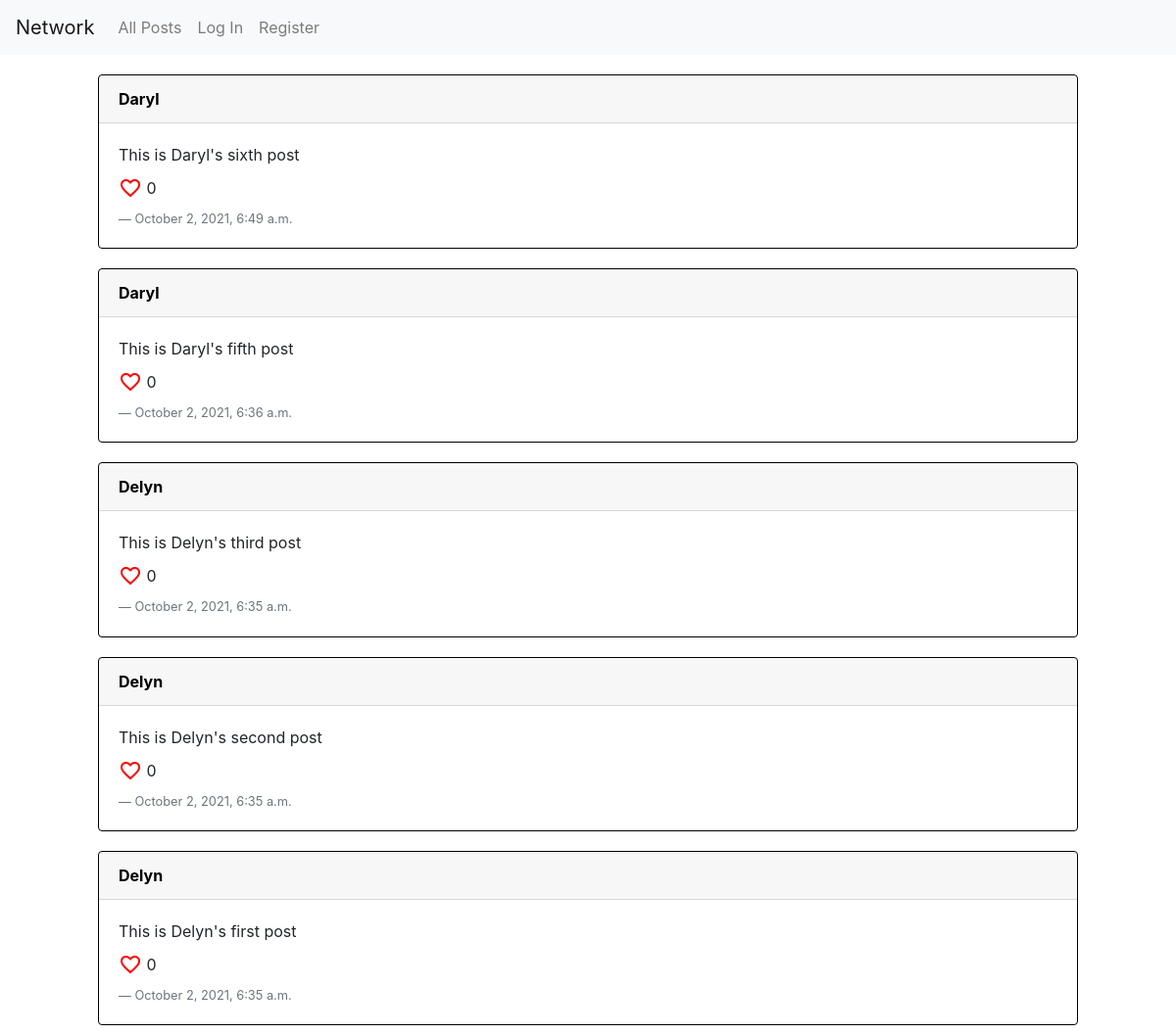
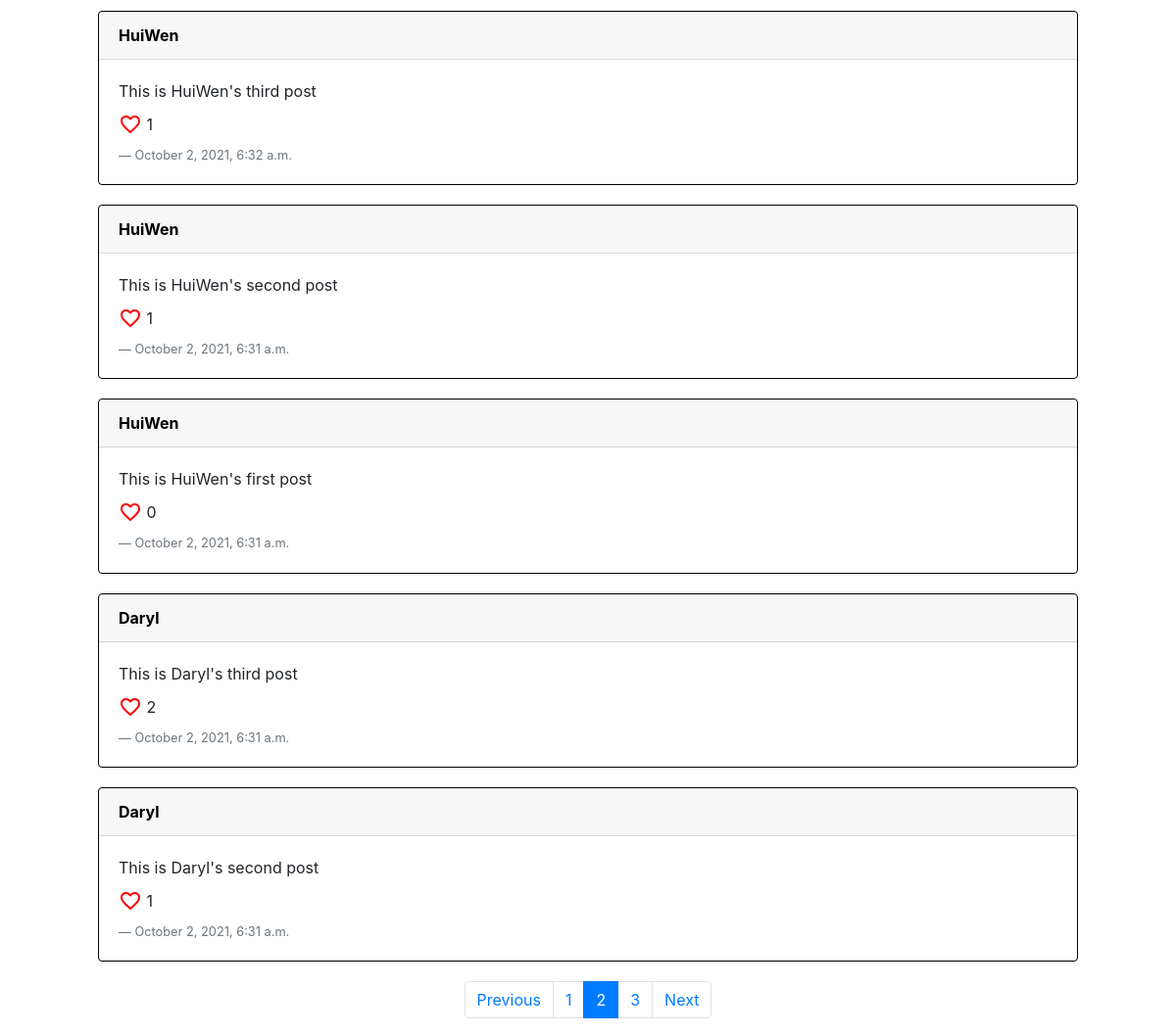
Screenshot of /?page=2 with the database file from the repository (2 pictures, top to bottom).
### network/models.py (models this page shows, shortened)
class Post(models.Model):
    content = models.CharField(max_length=1000)
    user = models.ForeignKey(User, on_delete=CASCADE, related_name='posts')
    timestamp = models.DateTimeField(auto_now=True)

class User(AbstractUser):
    like = models.ManyToManyField('Post', blank=True, related_name='likes')
    following = models.ManyToManyField('User', blank=True, related_name='followers')

### network/views.py (the view)
# urls.py: path("", views.index, name="index"),
def index(request):
    posts = Post.objects.all().order_by("-timestamp")
    posts = Paginator(posts, CONTENT_PER_PAGE)
    page_num = request.GET.get('page')
    page_obj = posts.get_page(page_num)
    return render(request, "network/index.html", {'page_obj': page_obj})

### network/templates/network/index.html (shortened to what this page needs)
{% extends "network/layout.html" %}
{% block body %}
    {% if page_obj %}
        {% include 'network/postList.html' %}
    {% endif %}
{% endblock %}

### network/templates/network/postList.html (shortened to what this page needs)
<div id="postList-view">
    <div class="post-container">
        {% for post in page_obj.object_list %}
            <div class="card post-object">
                <a class="card-header post-user" href="{% url 'profile' post.user %}"><strong>{{ post.user }}</strong></a>
                <div class="card-body post-lower">
                    <div class="post-edit-edited">
                        <div class="post-content-edit-div">
                            <p class="post-content card-text">{{ post.content }}</p>
                        </div>
                    </div>
                    <div class="post-likes">
                        <span class="material-icons like-button" style="color: red;" data-info="{{ post.id }}">
                        </span>&nbsp;
                        <span class="post-likes-num" id="{{ post.id }}">{{ post.likes.count }}</span>
                    </div>
                    <p class="post-timestamp blockquote-footer">{{ post.timestamp| date:"F j, Y, P" }}</p>
                </div>
            </div>
        {% endfor %}
    </div>
    <nav aria-label="Page navigation example">
        <ul class="pagination justify-content-center">
            {% if page_obj.has_previous %}
                <li class="page-item"><a class="page-link" href="?page={{ page_obj.previous_page_number }}">Previous</a></li>
            {% elif not page_obj.has_previous %}
                <li class="page-item disabled"><a class="page-link" tabindex="-1" aria-disabled="true">Previous</a></li>
            {% endif %}
            {% for p in page_obj.paginator.page_range %}
                {% if p == page_obj.number %}
                    <li class="page-item active" aria-current="page"><span class="page-link">{{ p }}</span></li>
                {% else %}
                    <li class="page-item"><a class="page-link" href="?page={{ p }}">{{ p }}</a></li>
                {% endif %}
            {% endfor %}
            {% if page_obj.has_next %}
                <li class="page-item"><a class="page-link" href="?page={{ page_obj.next_page_number }}">Next</a></li>
            {% elif not page_obj.has_next %}
                <li class="page-item disabled"><a class="page-link" tabindex="-1" aria-disabled="true">Next</a></li>
            {% endif %}
        </ul>
    </nav>
</div>

### network/static/network/styles.css (style rules this page uses)
.post-object { border: 1px solid black; margin: 20px 100px; }
.post-likes { display: flex; align-items: center; margin: 10px 0; }
.post-timestamp { margin: 0; }
.post-user { color: black; }

### rows the page displays
Post: user "Daryl", content "This is Daryl's sixth post", likes.count "0", timestamp "October 2, 2021, 6:49 a.m."
Post: user "Daryl", content "This is Daryl's fifth post", likes.count "0", timestamp "October 2, 2021, 6:36 a.m."
Post: user "Delyn", content "This is Delyn's third post", likes.count "0", timestamp "October 2, 2021, 6:35 a.m."
Post: user "Delyn", content "This is Delyn's second post", likes.count "0", timestamp "October 2, 2021, 6:35 a.m."
Post: user "Delyn", content "This is Delyn's first post", likes.count "0", timestamp "October 2, 2021, 6:35 a.m."
Post: user "HuiWen", content "This is HuiWen's third post", likes.count "1", timestamp "October 2, 2021, 6:32 a.m."
Post: user "HuiWen", content "This is HuiWen's second post", likes.count "1", timestamp "October 2, 2021, 6:31 a.m."
Post: user "HuiWen", content "This is HuiWen's first post", likes.count "0", timestamp "October 2, 2021, 6:31 a.m."
Post: user "Daryl", content "This is Daryl's third post", likes.count "2", timestamp "October 2, 2021, 6:31 a.m."
Post: user "Daryl", content "This is Daryl's second post", likes.count "1", timestamp "October 2, 2021, 6:31 a.m."

### other values shown
{{ p }} "1" "3"
{{ p }} "2"
